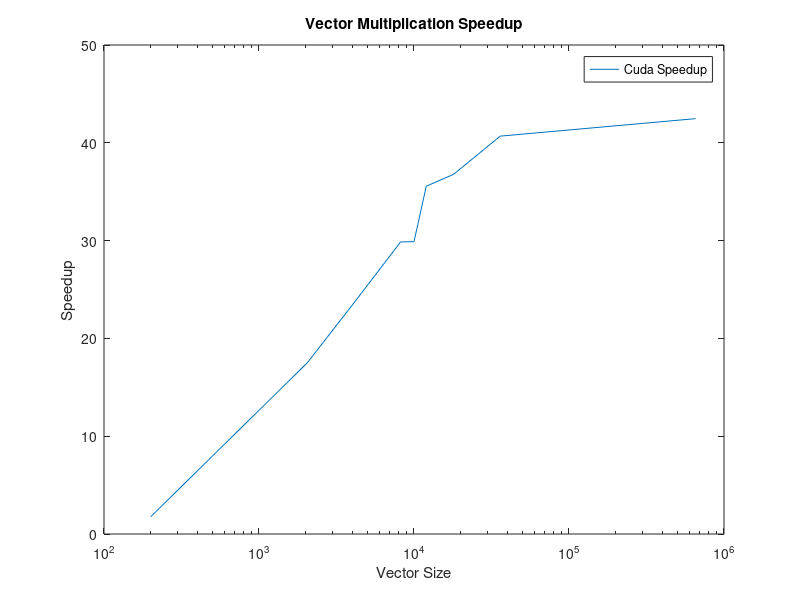

MATLAB code to generate this figure:
time_seq=[0.00043948357142857 0.00447632075 0.009323553 0.0201927795 0.0227121635 0.0337206876666675 0.04861527 0.10370042466667 0.18217966766667];
time_cuda=[0.000249930625 0.00025567025 0.0003946715 0.00067617075 0.00075986975 0.0009481945 0.00132184475 0.00254901975 0.00429938375];
sizes=[200 2050 4096 8192 10000 12000 18000 36000 655536];
speedup1=[1 1 1 1 1 1 1 1 1 1];
speedup=[ 1.758422248 17.50817997 23.62357809 29.86343242 29.88954818 35.56304921 36.77835086 40.68247202 42.47020227];

semilogx(sizes,speedup);
title('Vector Multiplication Speedup');
ylabel('Speedup');
xlabel('Vector Size');
legend('Cuda Speedup');